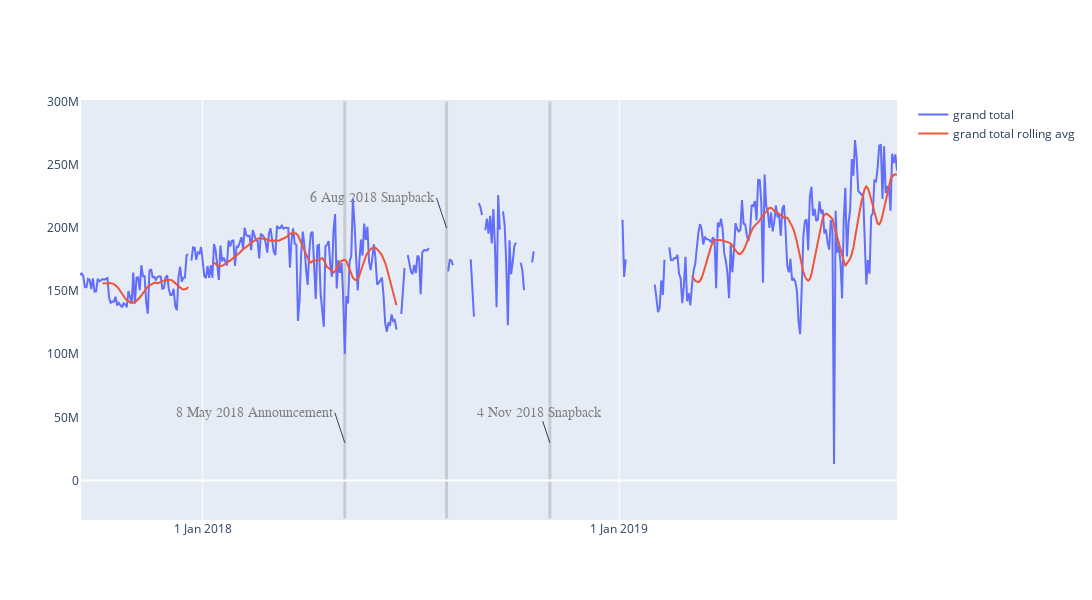

Notebook code for this chart:
### Code cell
fig = go.Figure()
# fig.add_trace(go.Scatter(x=combined_df.index,y=combined_df.total_for_foreign,
#                         mode='lines',
#                         name='total for foreign'))
# fig.add_trace(go.Scatter(x=combined_df.index,y=combined_df.total_cash,
#                         mode='lines',
#                         name='total cash'))
fig.add_trace(go.Scatter(x=combined_df.index,y=combined_df.grand_total,
                        mode='lines',
                        name='grand total'))
fig.add_trace(go.Scatter(x=combined_df.index,y=combined_df.grand_total.rolling(15, win_type='triang').mean(),
                        mode='lines',
                        name='grand total rolling avg'))

# fig.update_xaxes(showticklabels=False)
# line for May 8 2018 announcement of sanctions to be snapped back
fig.update_layout(
    shapes=[
        go.layout.Shape(
            type='line',
            x0=164,
            y0=-30000000,
            x1=164,
            y1=300000000,
            line=dict(
                color="gray",
                width=3,
            ),
            layer='below',
            opacity=.3
#             name='Announcement',
#             templateitemname='Announcement',
#             visible=True
        ),
        # line for 06 Aug 2018 first wave
        go.layout.Shape(
            type='line',
            x0=227,
            y0=-30000000,
            x1=227,
            y1=300000000,
            line=dict(
                color='gray',
                width=3,
            ),
            layer='below',
            opacity=.3
        ),
        go.layout.Shape(
            type='line',
            x0=291,
            y0=-30000000,
            x1=291,
            y1=300000000,
            line=dict(
                color='gray',
                width=3
            ),
            layer='below',
            opacity=.3
        )
    ]
)
annotations=[
        dict(x=227,
            y=200000000,
            text='6 Aug 2018 Snapback',
            xanchor='right',
            font=dict(family='Arial',
                     size=14,
                     color='gray')),
        dict(x=164,
            y=30000000,
            text='8 May 2018 Announcement',
            xanchor='right',
            font=dict(family='Arial',
                     size=14,
                     color='gray')),
        dict(x=291,
            y=30000000,
            text='4 Nov 2018 Snapback',
            font=dict(family='Arial',
                     size=14,
                     color='gray'),
            align='left',
            )
    ]
fig.update_layout(annotations=annotations)
fig.update_xaxes(
    ticktext=["1 Jan 2018","1 Jan 2019"],
    tickvals=[76,334]
)
fig.update_layout(
    autosize=False,
    width=1200,
    height=600,
    yaxis=dict(
        showgrid=False,
        showline=False
#     ),
#     plot_bgcolor='rgb(248, 248, 255)'
))


fig.show()

### Figure 1 — Plotly figure (JSON) as saved in the notebook; plotly's stock layout.template omitted (floating-point values rounded to 4 significant figures; data arrays with more than 128 entries replaced by an {"elided": "..."} marker saying what was removed)
{"data": [{"mode": "lines", "name": "grand total", "type": "scatter", "x": {"elided": "507 int values"}, "y": {"elided": "507 int values"}}, {"mode": "lines", "name": "grand total rolling avg", "type": "scatter", "x": {"elided": "507 int values"}, "y": {"elided": "507 float values"}}], "layout": {"annotations": [{"font": {"color": "gray", "family": "Arial", "size": 14}, "text": "6 Aug 2018 Snapback", "x": 227, "xanchor": "right", "y": 200000000}, {"font": {"color": "gray", "family": "Arial", "size": 14}, "text": "8 May 2018 Announcement", "x": 164, "xanchor": "right", "y": 30000000}, {"align": "left", "font": {"color": "gray", "family": "Arial", "size": 14}, "text": "4 Nov 2018 Snapback", "x": 291, "y": 30000000}], "autosize": false, "height": 600, "shapes": [{"layer": "below", "line": {"color": "gray", "width": 3}, "opacity": 0.3, "type": "line", "x0": 164, "x1": 164, "y0": -30000000, "y1": 300000000}, {"layer": "below", "line": {"color": "gray", "width": 3}, "opacity": 0.3, "type": "line", "x0": 227, "x1": 227, "y0": -30000000, "y1": 300000000}, {"layer": "below", "line": {"color": "gray", "width": 3}, "opacity": 0.3, "type": "line", "x0": 291, "x1": 291, "y0": -30000000, "y1": 300000000}], "width": 1200, "xaxis": {"ticktext": ["1 Jan 2018", "1 Jan 2019"], "tickvals": [76, 334]}, "yaxis": {"showgrid": false, "showline": false}}}
